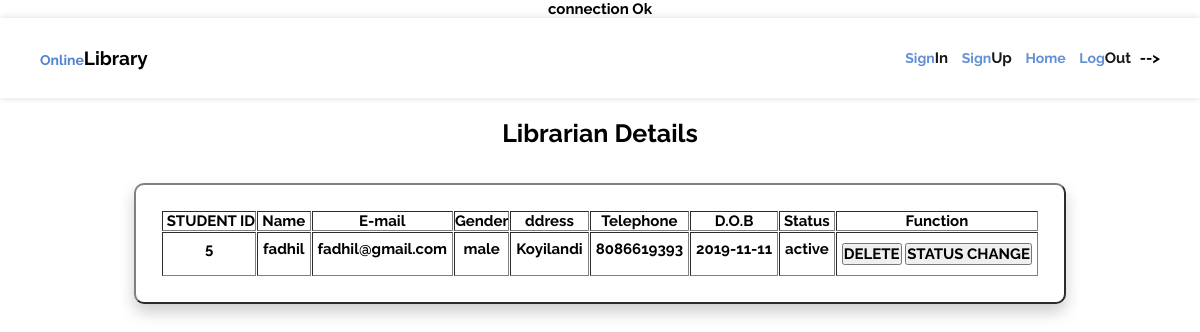
The page /librarian_detail.php on the database its author committed.
### tables this page shows
CREATE TABLE IF NOT EXISTS `librarian_details` (
  `id` int(11) NOT NULL AUTO_INCREMENT,
  `name` varchar(100) NOT NULL,
  `email` varchar(100) NOT NULL,
  `gender` varchar(10) NOT NULL,
  `address` varchar(100) NOT NULL,
  `password` varchar(100) NOT NULL,
  `telephone` bigint(20) NOT NULL,
  `dob` date NOT NULL,
  `status` varchar(1000) NOT NULL,
  PRIMARY KEY (`id`),
  UNIQUE KEY `email` (`email`)
);

### librarian_detail.php (the view, shortened to what this page needs)
<!DOCTYPE html>
<?php require_once('connection.php'); ?>
<html lang="en" dir="ltr">
  <head>
    <link rel="stylesheet" type="text/css" href="loginstyle.css">
  </head>
  <body>
    <?php include 'header.php';?>
    <h6 style="color:black;">Librarian Details</h6>
    <h3 style="color:black;"></h3>
    <?php
    $sql = "SELECT * FROM librarian_details";
    $records = mysqli_query($conn,$sql); ?>
    <table border="2" cellpadding="1" cellspacing='1'>
        <tr>
                  <th><pre> STUDENT ID</th>
                  <th>Name</th>
                  <th>E-mail</th>
                  <th>Gender</th>
                  <th>ddress</th>
                  <th>Telephone</th>
                  <th>D.O.B</th>
                  <th>Status</th>
                  <th>Function</th>
        </tr>
        <?php
          while ($course = mysqli_fetch_assoc($records)){
                echo "<tr>";
                    echo "<td>".$course['id']."</td>";
                    echo "<td>".$course['name']."</td>";
                    echo "<td>".$course['email']."</td>";
                    echo "<td>".$course['gender']."</td>";
                    echo "<td>".$course['address']."</td>";
                    echo "<td>".$course['telephone']."</td>";
                    echo "<td>".$course['dob']."</td>";
                    echo "<td>".$course['status']."</td>";
                    ?>
                    <td>
                      <button type="button" name="delete"><a href="delete_librarian.php?id=<?php echo $course['id'];?>">DELETE</a></button>
                      <button type="button" name="delete"><a href="edit_stat.php?id=<?php echo $course['id'];?>">STATUS CHANGE</a></button>
                    </td><?php
                echo "</tr>";
          }
        ?>
     </table>
  </body>
</html>

### loginstyle.css (style rules this page uses)
* { padding: 0; margin: 0; font-family: 'Raleway', sans-serif; font-size: 15px; color: grey; font-weight: bold; color: black !important; text-decoration: none; }
body { text-align: center; background-color: #ffffff; }
h3 { padding-bottom: 15px !important; }
table { margin-left: auto; margin-right: auto; text-align: left; background-color: #ffffff; padding: 25px; border-radius: 10px; box-shadow: 0px 8px 16px 0px rgba(0,0,0,0.2); }
h6 { padding-bottom: 20px; padding-top: 20px; font-size: 25px; }
td { padding-bottom: 10px; padding-left: 5px; padding-right: 5px; }
table { text-align: inherit; }
button { margin-top: 10px; }

### headerstyle.css (style rules this page uses)
* { padding: 0; margin: 0; font-family: 'Raleway', sans-serif; color: white; }
body { margin:0; padding:0; }

### rows shown on the page
librarian_details: id "5", name "fadhil", email "fadhil@gmail.com", gender "male", address "Koyilandi", telephone "8086619393", dob "2019-11-11", status "active"
